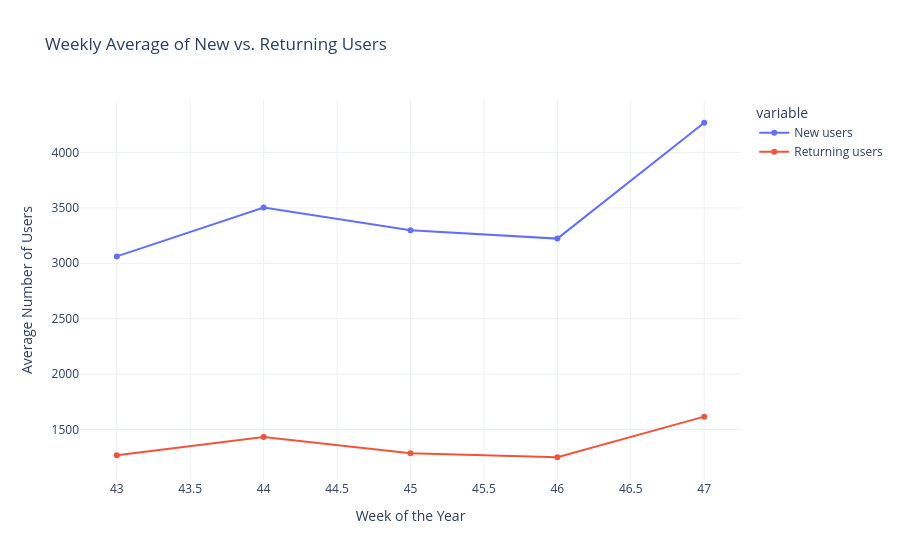
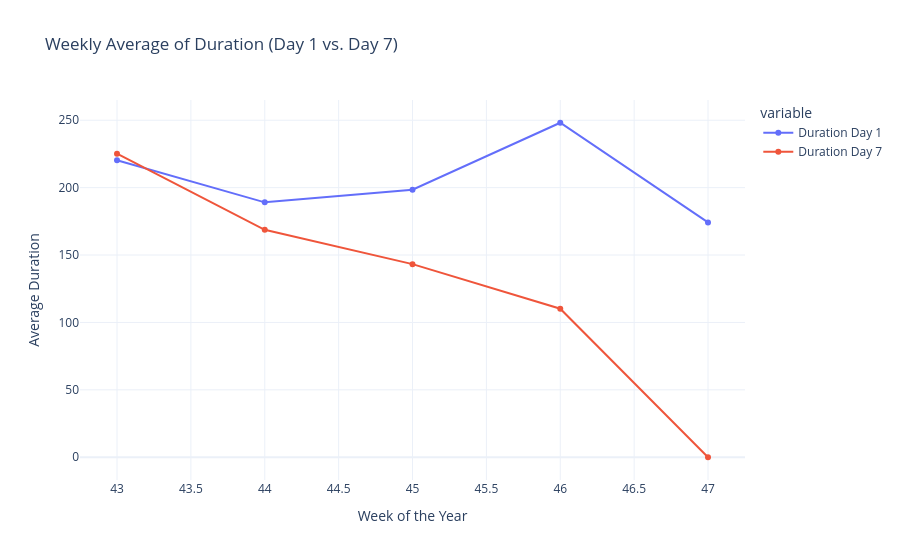

Source (notebook cell) for these figures, in order:
### Markdown cell above
Now, let’s have a look at the weekly average of the new and returning users and the duration:

### Code cell
fig1 = px.line(weekly_averages, x='Week', y=['New users', 'Returning users'], markers=True,
               labels={'value': 'Average Number of Users'}, title='Weekly Average of New vs. Returning Users')
fig1.update_xaxes(title='Week of the Year')
fig1.update_yaxes(title='Average Number of Users')

fig2 = px.line(weekly_averages, x='Week', y=['Duration Day 1', 'Duration Day 7'], markers=True,
               labels={'value': 'Average Duration'}, title='Weekly Average of Duration (Day 1 vs. Day 7)')
fig2.update_xaxes(title='Week of the Year')
fig2.update_yaxes(title='Average Duration')

fig1.show()
fig2.show()

### Figure 1 — Plotly figure (JSON) as saved in the notebook; plotly's stock layout.template omitted (floating-point values rounded to 4 significant figures)
{"data": [{"hovertemplate": "variable=New users<br>Week=%{x}<br>Average Number of Users=%{y}<extra></extra>", "legendgroup": "New users", "line": {"color": "#636efa", "dash": "solid"}, "marker": {"symbol": "circle"}, "mode": "lines+markers", "name": "New users", "orientation": "v", "showlegend": true, "type": "scatter", "x": [43, 44, 45, 46, 47], "xaxis": "x", "y": [3062.0, 3504.0, 3298.0, 3222.0, 4268.0], "yaxis": "y"}, {"hovertemplate": "variable=Returning users<br>Week=%{x}<br>Average Number of Users=%{y}<extra></extra>", "legendgroup": "Returning users", "line": {"color": "#EF553B", "dash": "solid"}, "marker": {"symbol": "circle"}, "mode": "lines+markers", "name": "Returning users", "orientation": "v", "showlegend": true, "type": "scatter", "x": [43, 44, 45, 46, 47], "xaxis": "x", "y": [1268.0, 1433.0, 1286.0, 1250.0, 1616.0], "yaxis": "y"}], "layout": {"legend": {"title": {"text": "variable"}, "tracegroupgap": 0}, "title": {"text": "Weekly Average of New vs. Returning Users"}, "xaxis": {"anchor": "y", "domain": [0, 1], "title": {"text": "Week of the Year"}}, "yaxis": {"anchor": "x", "domain": [0, 1], "title": {"text": "Average Number of Users"}}}}

### Figure 2 — Plotly figure (JSON) as saved in the notebook; plotly's stock layout.template omitted (floating-point values rounded to 4 significant figures)
{"data": [{"hovertemplate": "variable=Duration Day 1<br>Week=%{x}<br>Average Duration=%{y}<extra></extra>", "legendgroup": "Duration Day 1", "line": {"color": "#636efa", "dash": "solid"}, "marker": {"symbol": "circle"}, "mode": "lines+markers", "name": "Duration Day 1", "orientation": "v", "showlegend": true, "type": "scatter", "x": [43, 44, 45, 46, 47], "xaxis": "x", "y": [220.3, 189.1, 198.4, 248.1, 174.2], "yaxis": "y"}, {"hovertemplate": "variable=Duration Day 7<br>Week=%{x}<br>Average Duration=%{y}<extra></extra>", "legendgroup": "Duration Day 7", "line": {"color": "#EF553B", "dash": "solid"}, "marker": {"symbol": "circle"}, "mode": "lines+markers", "name": "Duration Day 7", "orientation": "v", "showlegend": true, "type": "scatter", "x": [43, 44, 45, 46, 47], "xaxis": "x", "y": [225.2, 168.7, 143.2, 110.2, 0.0], "yaxis": "y"}], "layout": {"legend": {"title": {"text": "variable"}, "tracegroupgap": 0}, "title": {"text": "Weekly Average of Duration (Day 1 vs. Day 7)"}, "xaxis": {"anchor": "y", "domain": [0, 1], "title": {"text": "Week of the Year"}}, "yaxis": {"anchor": "x", "domain": [0, 1], "title": {"text": "Average Duration"}}}}
